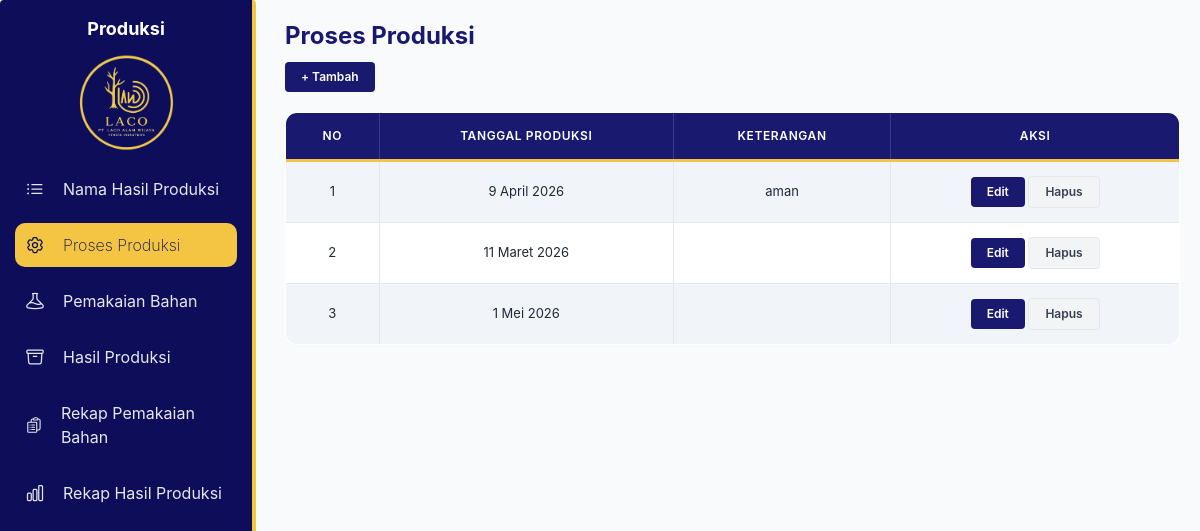
The app's page /produksi/, older data.
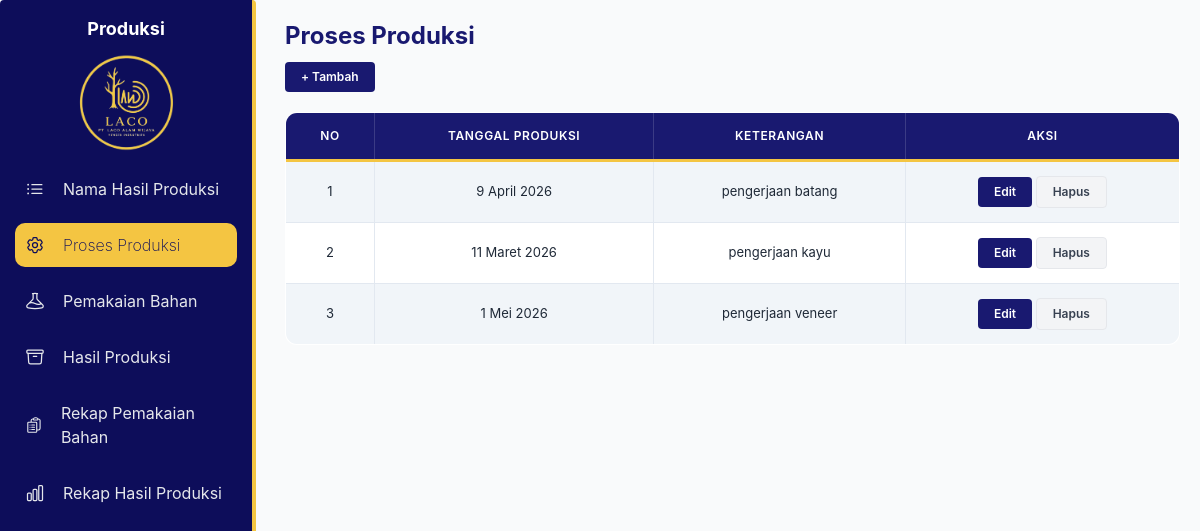
The same page, newer data.
### core/models.py (models this page shows, shortened)
class ProsesProduksi(models.Model):
    tanggal_produksi = models.DateField(default=timezone.now)
    keterangan = models.TextField(blank=True)

### core/views.py (the view)
# urls.py: path('produksi/', views.proses_produksi_list, name='proses_produksi_list'),
def proses_produksi_list(request):
    data = ProsesProduksi.objects.all()
    return render(request, 'produksi/list_proses.html', {'data': data})

### core/templates/produksi/list_proses.html (shortened to what this page needs)
{% load static %}
<!DOCTYPE html>
<html lang="en">
<head>
    <script src="https://cdn.tailwindcss.com"></script>
    <link rel="stylesheet" href="{% static 'css/produksi.css' %}">
</head>
<body class="bg-gray-50 flex h-screen overflow-hidden text-gray-800">
    {% include 'parts/sidebar_produksi.html' %}
    <main class="flex-1 flex flex-col h-full overflow-hidden">
    <div class="content">
        <h2 class="text-2xl font-bold text-[#191970]" style="margin-bottom: 10px;">Proses Produksi</h2>
        <button class="btn-action btn-tambah" style="margin-bottom: 20px;" onclick="openAdd()">+ Tambah</button>
        <table border="1">
            <tr>
                <th>No</th>
                <th>Tanggal Produksi</th>
                <th>Keterangan</th>
                <th>Aksi</th>
            </tr>
            {% for d in data %}
            <tr>
                <td>{{ forloop.counter }}</td>
                <td>{{ d.tanggal_produksi }}</td>
                <td>{{ d.keterangan }}</td>
                <td>
                    <button class="btn-action btn-edit" onclick="openEdit('{{ d.id }}')">Edit</button>
                    <button class="btn-action btn-hapus" onclick="openDelete('{{ d.id }}')">Hapus</button>
                </td>
            </tr>
            {% endfor %}
        </table>
    </div>
</main>
</body>
</html>

Row changes from the older to the newer data that the page shows:
changed ProsesProduksi: keterangan "aman" → "pengerjaan batang"
changed ProsesProduksi: keterangan (not shown) → "pengerjaan kayu"
changed ProsesProduksi: keterangan (not shown) → "pengerjaan veneer"
